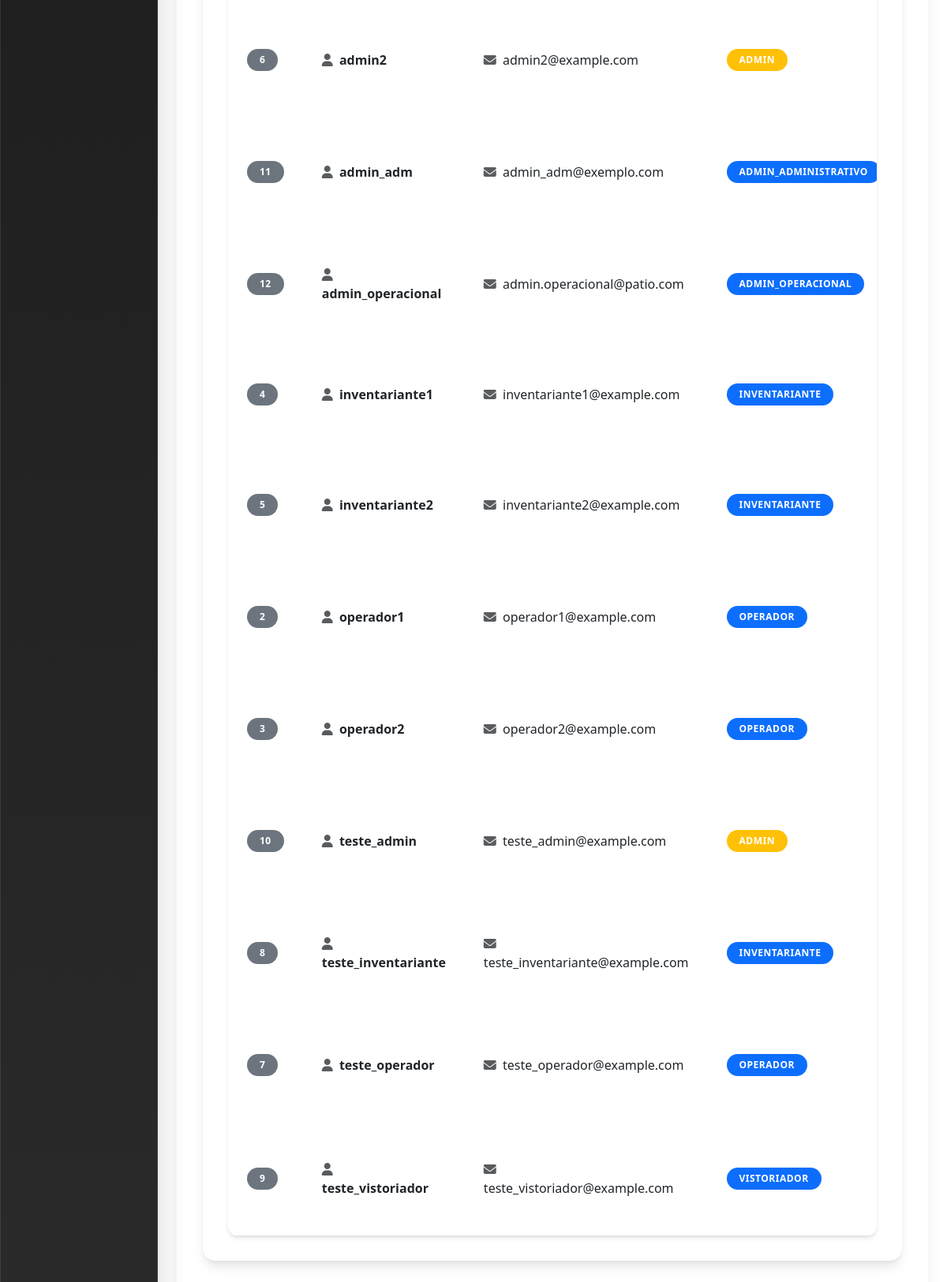
The page /admin/usuarios (signed in, lower part) on the database as committed earlier.
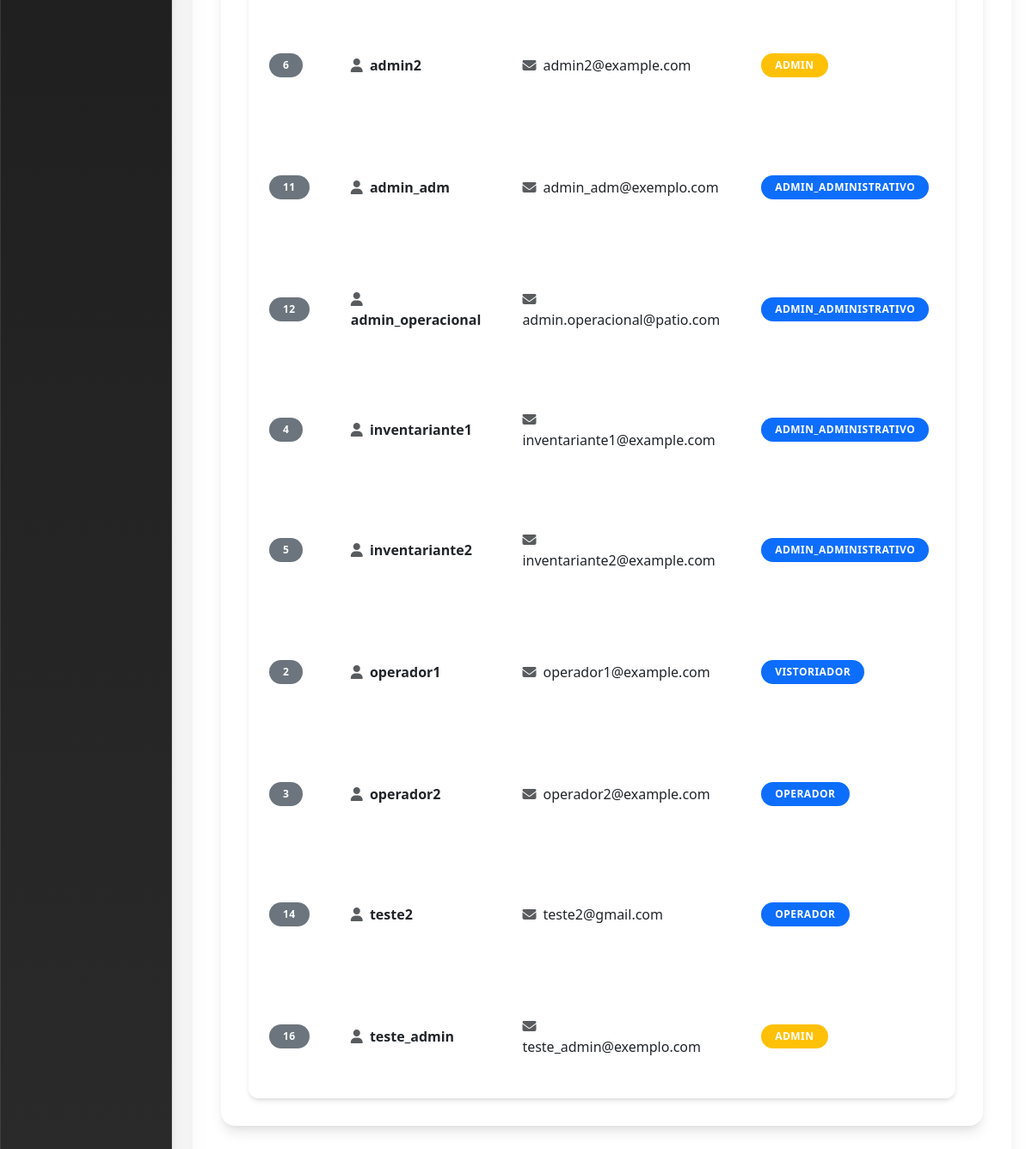
The same page on the database as committed later.
### tables this page shows
CREATE TABLE usuarios (
        id INTEGER PRIMARY KEY AUTOINCREMENT,
        username TEXT UNIQUE NOT NULL,
        email TEXT UNIQUE NOT NULL,
        password_hash TEXT NOT NULL,
        nivel TEXT NOT NULL,
        created_at TEXT NOT NULL,
        last_login TEXT,
        ultima_alteracao_senha TEXT
    , nome TEXT, unidade TEXT DEFAULT "Rio de Janeiro", senha_temporaria INTEGER DEFAULT 0, primeiro_login INTEGER DEFAULT 1, setor TEXT, ativo INTEGER DEFAULT 1);

### admin/routes.py (the view)
@admin_bp.route('/usuarios')
@admin_completo_only_required
def listar_usuarios():
    try:
        db = get_db()
        cursor = db.cursor()
        cursor.execute("""
            SELECT id, username, email, nivel, last_login, created_at
            FROM usuarios
            ORDER BY username
        """)
        usuarios = cursor.fetchall()
        return render_template('admin/usuarios.html',
                              usuarios=usuarios,
                              username=session.get('username'),
                              role=session.get('role'))
    except Exception as e:
        logger.error(f"Erro ao listar usuários: {e}")
        flash(f"Erro ao listar usuários: {e}", "danger")
        return redirect(url_for('admin.admin_dashboard'))

### db.py (called while the page is built)
def get_db():
    if 'db' not in g:
        try:
            g.db = sqlite3.connect(
                current_app.config['DATABASE'],
                detect_types=sqlite3.PARSE_DECLTYPES,
                timeout=30.0,  # 30 segundos de timeout
                isolation_level=None  # Autocommit mode
            )
            g.db.execute('PRAGMA busy_timeout = 10000;')  # 10 segundos
            g.db.row_factory = sqlite3.Row
            logger.debug("Nova conexão com o banco de dados estabelecida")
        except sqlite3.Error as e:
            logger.error(f"Erro ao conectar ao banco de dados: {e}")
            raise
    return g.db

### utils/db.py (called while the page is built)
def get_db():
    try:
        return main_get_db()
    except Exception as e:
        logger.error(f"Erro ao obter conexão com o banco de dados: {e}")
        if 'db' not in g:
            g.db = sqlite3.connect(
                current_app.config['DATABASE'],
                detect_types=sqlite3.PARSE_DECLTYPES,
                timeout=30.0
            )
            g.db.row_factory = sqlite3.Row
        return g.db

### utils/permissions.py (called while the page is built)
def get_user_role():
    role = session.get('role') or session.get('nivel')
    return role

### templates/admin/usuarios.html (shortened to what this page needs)
{% extends "admin/base.html" %}
{% block extra_css %}
<link rel="stylesheet" href="{{ url_for('static', filename='css/admin-theme.css') }}">
{% endblock %}
{% block content %}
<div class="main-content">
            <div class="admin-card fade-in-up">
                <div class="card-body">
                    <div class="table-responsive">
                        <table class="table table-hover" id="usersTable">
                            <tbody>
                                {% if usuarios %}
                                    {% for usuario in usuarios %}
                                    <tr class="container-item">
                                        <td>
                                            <span class="badge bg-secondary">{{ usuario.id }}</span>
                                        </td>
                                        <td class="fw-semibold">
                                            <i class="fas fa-user me-1 text-muted"></i>
                                            {{ usuario.username }}
                                        </td>
                                        <td>
                                            <i class="fas fa-envelope me-1 text-muted"></i>
                                            {{ usuario.email }}
                                        </td>
                                        <td>
                                            <span class="badge bg-{{ 'warning' if usuario.nivel == 'admin' else 'primary' }}">
                                                {{ usuario.nivel }}
                                            </span>
                                        </td>
                                        <td>
                                        </td>
                                    </tr>
                                    {% endfor %}
                                {% endif %}
                            </tbody>
                        </table>
                    </div>
                </div>
            </div>
        </main>
    </div>
</div>
{% endblock %}

Rows that differ between the two databases and show on the page:
removed usuarios: id "10", username "teste_admin", email "teste_admin@example.com", nivel "ADMIN"
removed usuarios: id "8", username "teste_inventariante", email "teste_inventariante@example.com", nivel "INVENTARIANTE"
removed usuarios: id "7", username "teste_operador", email "teste_operador@example.com", nivel "OPERADOR"
removed usuarios: id "9", username "teste_vistoriador", email "teste_vistoriador@example.com", nivel "VISTORIADOR"
changed usuarios "admin_operacional": nivel "ADMIN_OPERACIONAL" → "ADMIN_ADMINISTRATIVO"
changed usuarios "inventariante1": nivel "INVENTARIANTE" → "ADMIN_ADMINISTRATIVO"
changed usuarios "inventariante2": nivel "INVENTARIANTE" → "ADMIN_ADMINISTRATIVO"
changed usuarios "operador1": nivel "OPERADOR" → "VISTORIADOR"
added usuarios: id "14", username "teste2", email "teste2@gmail.com", nivel "OPERADOR"
added usuarios: id "16", username "teste_admin", email "teste_admin@exemplo.com", nivel "ADMIN"
